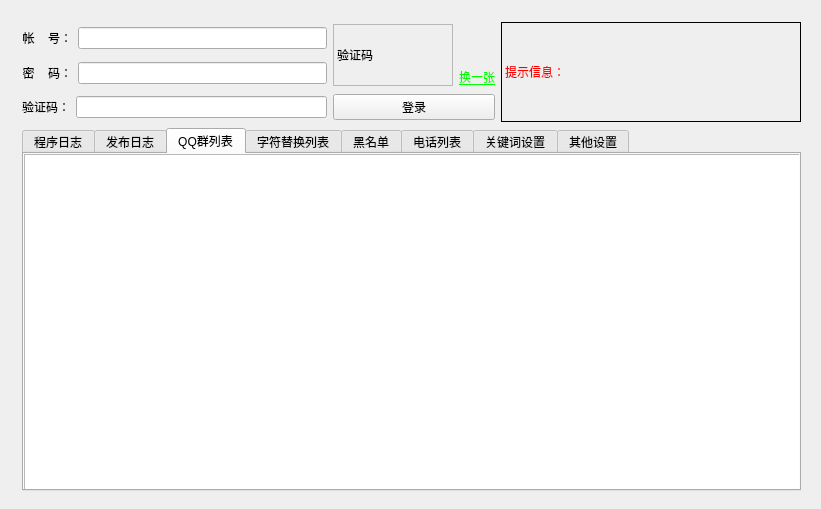
<?xml version="1.0" encoding="UTF-8"?>
<ui version="4.0">
 <class>Widget</class>
 <widget class="QWidget" name="Widget">
  <property name="geometry">
   <rect>
    <x>0</x>
    <y>0</y>
    <width>821</width>
    <height>509</height>
   </rect>
  </property>
  <property name="font">
   <font>
    <stylestrategy>PreferDefault</stylestrategy>
   </font>
  </property>
  <property name="windowTitle">
   <string>QQ登录</string>
  </property>
  <widget class="QWidget" name="layoutWidget">
   <property name="geometry">
    <rect>
     <x>11</x>
     <y>11</y>
     <width>801</width>
     <height>491</height>
    </rect>
   </property>
   <layout class="QGridLayout" name="gridLayout_2">
    <item row="0" column="0">
     <layout class="QGridLayout" name="gridLayout">
      <item row="0" column="0">
       <layout class="QHBoxLayout" name="horizontalLayout">
        <item>
         <widget class="QLabel" name="label_QQ">
          <property name="text">
           <string>帐    号：</string>
          </property>
          <property name="alignment">
           <set>Qt::AlignRight|Qt::AlignTrailing|Qt::AlignVCenter</set>
          </property>
         </widget>
        </item>
        <item>
         <widget class="MyLineEdit" name="lineEdit_QQNumber"/>
        </item>
       </layout>
      </item>
      <item row="0" column="1" rowspan="2">
       <widget class="verifyLabel" name="label_imgverify">
        <property name="minimumSize">
         <size>
          <width>120</width>
          <height>60</height>
         </size>
        </property>
        <property name="frameShape">
         <enum>QFrame::StyledPanel</enum>
        </property>
        <property name="frameShadow">
         <enum>QFrame::Plain</enum>
        </property>
        <property name="text">
         <string>验证码</string>
        </property>
        <property name="wordWrap">
         <bool>false</bool>
        </property>
       </widget>
      </item>
      <item row="0" column="2" rowspan="2">
       <layout class="QVBoxLayout" name="verticalLayout">
        <item>
         <spacer name="verticalSpacer_link">
          <property name="orientation">
           <enum>Qt::Vertical</enum>
          </property>
          <property name="sizeHint" stdset="0">
           <size>
            <width>20</width>
            <height>13</height>
           </size>
          </property>
         </spacer>
        </item>
        <item>
         <widget class="verifyLabel" name="label_changeimg_link">
          <property name="text">
           <string>&lt;html&gt;&lt;head/&gt;&lt;body&gt;&lt;p&gt;&lt;span style=&quot; text-decoration: underline; color:#00ff00;&quot;&gt;换一张&lt;/span&gt;&lt;/p&gt;&lt;/body&gt;&lt;/html&gt;</string>
          </property>
          <property name="textFormat">
           <enum>Qt::RichText</enum>
          </property>
         </widget>
        </item>
       </layout>
      </item>
      <item row="1" column="0">
       <layout class="QHBoxLayout" name="horizontalLayout_2">
        <item>
         <widget class="QLabel" name="label_pwd">
          <property name="text">
           <string>密    码：</string>
          </property>
          <property name="alignment">
           <set>Qt::AlignRight|Qt::AlignTrailing|Qt::AlignVCenter</set>
          </property>
         </widget>
        </item>
        <item>
         <widget class="MyLineEdit" name="lineEdit_password">
          <property name="echoMode">
           <enum>QLineEdit::Password</enum>
          </property>
         </widget>
        </item>
       </layout>
      </item>
      <item row="2" column="0">
       <layout class="QHBoxLayout" name="horizontalLayout_3">
        <item>
         <widget class="QLabel" name="label_verifycode">
          <property name="text">
           <string>验证码：</string>
          </property>
          <property name="alignment">
           <set>Qt::AlignRight|Qt::AlignTrailing|Qt::AlignVCenter</set>
          </property>
         </widget>
        </item>
        <item>
         <widget class="QLineEdit" name="lineEdit_verifycode"/>
        </item>
       </layout>
      </item>
      <item row="2" column="1" colspan="2">
       <widget class="QPushButton" name="pushButton_login">
        <property name="text">
         <string>登录</string>
        </property>
       </widget>
      </item>
     </layout>
    </item>
    <item row="0" column="1">
     <widget class="QLabel" name="label_show">
      <property name="minimumSize">
       <size>
        <width>300</width>
        <height>100</height>
       </size>
      </property>
      <property name="frameShape">
       <enum>QFrame::Box</enum>
      </property>
      <property name="text">
       <string>&lt;html&gt;&lt;head/&gt;&lt;body&gt;&lt;p&gt;&lt;span style=&quot; color:#ff0000;&quot;&gt;提示信息：&lt;/span&gt;&lt;/p&gt;&lt;/body&gt;&lt;/html&gt;</string>
      </property>
     </widget>
    </item>
    <item row="1" column="0" colspan="2">
     <widget class="QTabWidget" name="tabWidget">
      <property name="currentIndex">
       <number>2</number>
      </property>
      <widget class="QWidget" name="tab_Log">
       <attribute name="title">
        <string>程序日志</string>
       </attribute>
       <widget class="QPlainTextEdit" name="plainTextEdit_Log">
        <property name="geometry">
         <rect>
          <x>0</x>
          <y>0</y>
          <width>801</width>
          <height>351</height>
         </rect>
        </property>
       </widget>
      </widget>
      <widget class="QWidget" name="tab_5">
       <attribute name="title">
        <string>发布日志</string>
       </attribute>
       <widget class="QTableWidget" name="tableWidget_sendlog">
        <property name="geometry">
         <rect>
          <x>0</x>
          <y>0</y>
          <width>801</width>
          <height>351</height>
         </rect>
        </property>
        <property name="autoFillBackground">
         <bool>false</bool>
        </property>
        <property name="frameShape">
         <enum>QFrame::StyledPanel</enum>
        </property>
        <property name="frameShadow">
         <enum>QFrame::Sunken</enum>
        </property>
        <property name="lineWidth">
         <number>1</number>
        </property>
        <property name="editTriggers">
         <set>QAbstractItemView::AllEditTriggers</set>
        </property>
        <property name="dragDropMode">
         <enum>QAbstractItemView::NoDragDrop</enum>
        </property>
        <property name="alternatingRowColors">
         <bool>false</bool>
        </property>
        <property name="selectionBehavior">
         <enum>QAbstractItemView::SelectRows</enum>
        </property>
        <property name="gridStyle">
         <enum>Qt::SolidLine</enum>
        </property>
        <property name="sortingEnabled">
         <bool>false</bool>
        </property>
        <attribute name="horizontalHeaderCascadingSectionResizes">
         <bool>false</bool>
        </attribute>
        <attribute name="horizontalHeaderStretchLastSection">
         <bool>true</bool>
        </attribute>
        <attribute name="verticalHeaderVisible">
         <bool>false</bool>
        </attribute>
        <attribute name="verticalHeaderCascadingSectionResizes">
         <bool>false</bool>
        </attribute>
        <attribute name="verticalHeaderShowSortIndicator" stdset="0">
         <bool>false</bool>
        </attribute>
        <attribute name="verticalHeaderStretchLastSection">
         <bool>false</bool>
        </attribute>
        <column>
         <property name="text">
          <string>时间</string>
         </property>
         <property name="foreground">
          <brush brushstyle="SolidPattern">
           <color alpha="255">
            <red>0</red>
            <green>0</green>
            <blue>0</blue>
           </color>
          </brush>
         </property>
        </column>
        <column>
         <property name="text">
          <string>QQ群</string>
         </property>
        </column>
        <column>
         <property name="text">
          <string>成员</string>
         </property>
        </column>
        <column>
         <property name="text">
          <string>内容</string>
         </property>
        </column>
        <column>
         <property name="text">
          <string>发布</string>
         </property>
        </column>
        <column>
         <property name="text">
          <string>结果</string>
         </property>
        </column>
       </widget>
      </widget>
      <widget class="QWidget" name="tab_GroupList">
       <attribute name="title">
        <string>QQ群列表</string>
       </attribute>
       <widget class="QListWidget" name="listWidget_GroupList">
        <property name="geometry">
         <rect>
          <x>0</x>
          <y>0</y>
          <width>801</width>
          <height>351</height>
         </rect>
        </property>
       </widget>
      </widget>
      <widget class="QWidget" name="tab_Set">
       <attribute name="title">
        <string>字符替换列表</string>
       </attribute>
       <widget class="QWidget" name="layoutWidget">
        <property name="geometry">
         <rect>
          <x>0</x>
          <y>0</y>
          <width>791</width>
          <height>351</height>
         </rect>
        </property>
        <layout class="QVBoxLayout" name="verticalLayout_3">
         <item>
          <layout class="QHBoxLayout" name="horizontalLayout_4">
           <item>
            <widget class="QLabel" name="label_3">
             <property name="text">
              <string>替换为(输入为空则替换为一个空格)：</string>
             </property>
            </widget>
           </item>
           <item>
            <widget class="QLineEdit" name="lineEdit_replease_word"/>
           </item>
          </layout>
         </item>
         <item>
          <widget class="QLabel" name="label_4">
           <property name="text">
            <string>被替换的关键字(请用逗号分割)：</string>
           </property>
          </widget>
         </item>
         <item>
          <widget class="QTextEdit" name="textEdit_replease"/>
         </item>
        </layout>
       </widget>
      </widget>
      <widget class="QWidget" name="tab">
       <attribute name="title">
        <string>黑名单</string>
       </attribute>
       <widget class="QWidget" name="layoutWidget">
        <property name="geometry">
         <rect>
          <x>0</x>
          <y>0</y>
          <width>791</width>
          <height>351</height>
         </rect>
        </property>
        <layout class="QVBoxLayout" name="verticalLayout_4">
         <item>
          <widget class="QLabel" name="label_5">
           <property name="text">
            <string>如果信息中包含下列之一，则此条信息不上传，（关键字请用逗号分割）</string>
           </property>
          </widget>
         </item>
         <item>
          <widget class="QTextEdit" name="textEdit_hackwords"/>
         </item>
        </layout>
       </widget>
      </widget>
      <widget class="QWidget" name="tab_2">
       <attribute name="title">
        <string>电话列表</string>
       </attribute>
       <widget class="QWidget" name="layoutWidget">
        <property name="geometry">
         <rect>
          <x>0</x>
          <y>0</y>
          <width>801</width>
          <height>351</height>
         </rect>
        </property>
        <layout class="QVBoxLayout" name="verticalLayout_5">
         <item>
          <widget class="QLabel" name="label_6">
           <property name="text">
            <string>上传的QQ号包含在此，则附加上电话信息,单个信息格式为&quot;QQ号:电话信息&quot;,信息之间用逗号分割</string>
           </property>
          </widget>
         </item>
         <item>
          <widget class="QTextEdit" name="textEdit_tel"/>
         </item>
        </layout>
       </widget>
      </widget>
      <widget class="QWidget" name="tab_3">
       <attribute name="title">
        <string>关键词设置</string>
       </attribute>
       <widget class="QWidget" name="layoutWidget">
        <property name="geometry">
         <rect>
          <x>0</x>
          <y>0</y>
          <width>801</width>
          <height>351</height>
         </rect>
        </property>
        <layout class="QVBoxLayout" name="verticalLayout_6">
         <item>
          <widget class="QLabel" name="label_7">
           <property name="text">
            <string>只有包含关键词的信息才会被采集，如果关键词为空，则采集所有的信息</string>
           </property>
          </widget>
         </item>
         <item>
          <widget class="QTextEdit" name="textEdit_keys"/>
         </item>
        </layout>
       </widget>
      </widget>
      <widget class="QWidget" name="tab_4">
       <attribute name="title">
        <string>其他设置</string>
       </attribute>
       <widget class="QLabel" name="label_12">
        <property name="geometry">
         <rect>
          <x>350</x>
          <y>10</y>
          <width>441</width>
          <height>331</height>
         </rect>
        </property>
        <property name="frameShape">
         <enum>QFrame::Box</enum>
        </property>
        <property name="text">
         <string>软件说明：</string>
        </property>
       </widget>
       <widget class="QWidget" name="layoutWidget">
        <property name="geometry">
         <rect>
          <x>1</x>
          <y>1</y>
          <width>341</width>
          <height>101</height>
         </rect>
        </property>
        <layout class="QVBoxLayout" name="verticalLayout_2">
         <item>
          <layout class="QHBoxLayout" name="horizontalLayout_5">
           <item>
            <widget class="QLabel" name="label_8">
             <property name="text">
              <string>域名设置：</string>
             </property>
             <property name="buddy">
              <cstring>lineEdit_webhost</cstring>
             </property>
            </widget>
           </item>
           <item>
            <widget class="QLineEdit" name="lineEdit_webhost"/>
           </item>
          </layout>
         </item>
         <item>
          <layout class="QHBoxLayout" name="horizontalLayout_6">
           <item>
            <widget class="QLabel" name="label_9">
             <property name="text">
              <string>信息长度：</string>
             </property>
             <property name="buddy">
              <cstring>spinBox_low</cstring>
             </property>
            </widget>
           </item>
           <item>
            <widget class="QSpinBox" name="spinBox_low">
             <property name="maximum">
              <number>1000</number>
             </property>
            </widget>
           </item>
           <item>
            <widget class="QLabel" name="label_10">
             <property name="text">
              <string>&lt;html&gt;&lt;head/&gt;&lt;body&gt;&lt;p align=&quot;center&quot;&gt;---&lt;/p&gt;&lt;/body&gt;&lt;/html&gt;</string>
             </property>
             <property name="buddy">
              <cstring>spinBox_high</cstring>
             </property>
            </widget>
           </item>
           <item>
            <widget class="QSpinBox" name="spinBox_high">
             <property name="maximum">
              <number>1000</number>
             </property>
            </widget>
           </item>
          </layout>
         </item>
         <item>
          <layout class="QHBoxLayout" name="horizontalLayout_7">
           <item>
            <widget class="QLabel" name="label_11">
             <property name="text">
              <string>发布城市：</string>
             </property>
             <property name="buddy">
              <cstring>lineEdit_msg_code</cstring>
             </property>
            </widget>
           </item>
           <item>
            <widget class="QLineEdit" name="lineEdit_msg_code"/>
           </item>
          </layout>
         </item>
        </layout>
       </widget>
      </widget>
     </widget>
    </item>
   </layout>
  </widget>
 </widget>
 <layoutdefault spacing="6" margin="11"/>
 <customwidgets>
  <customwidget>
   <class>MyLineEdit</class>
   <extends>QLineEdit</extends>
   <header location="global">mylineedit.h</header>
   <slots>
    <signal>focusInSignal()</signal>
    <signal>focusOutSignal()</signal>
   </slots>
  </customwidget>
  <customwidget>
   <class>verifyLabel</class>
   <extends>QLabel</extends>
   <header>verifylabel.h</header>
   <slots>
    <signal>Clicked(verifyLabel*)</signal>
   </slots>
  </customwidget>
 </customwidgets>
 <resources/>
 <connections/>
</ui>
